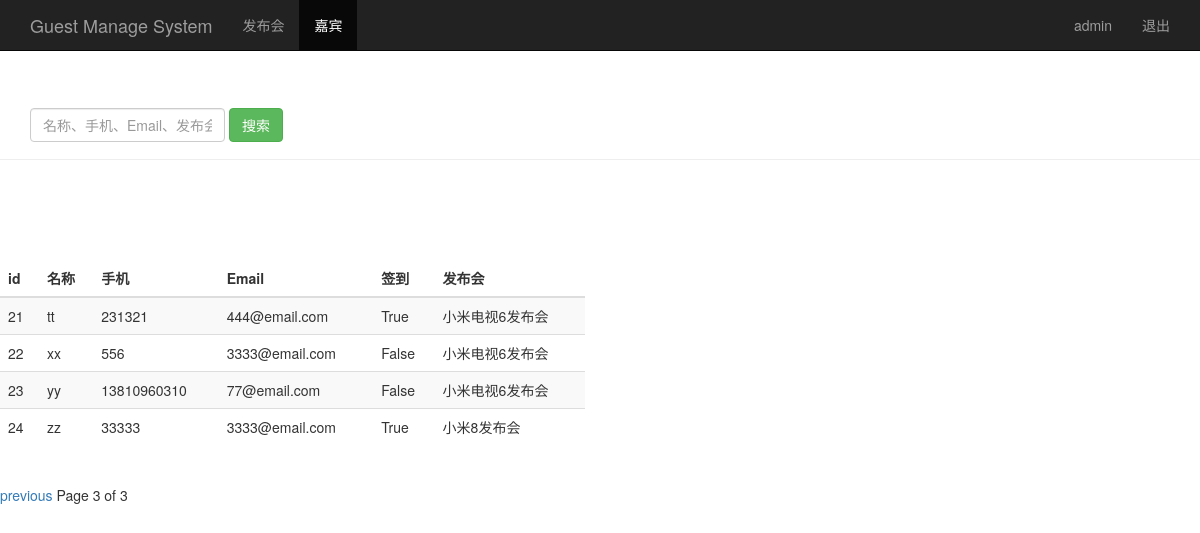
Page /guest_manage/?page=3&search_text= (signed in) on the earlier database version.
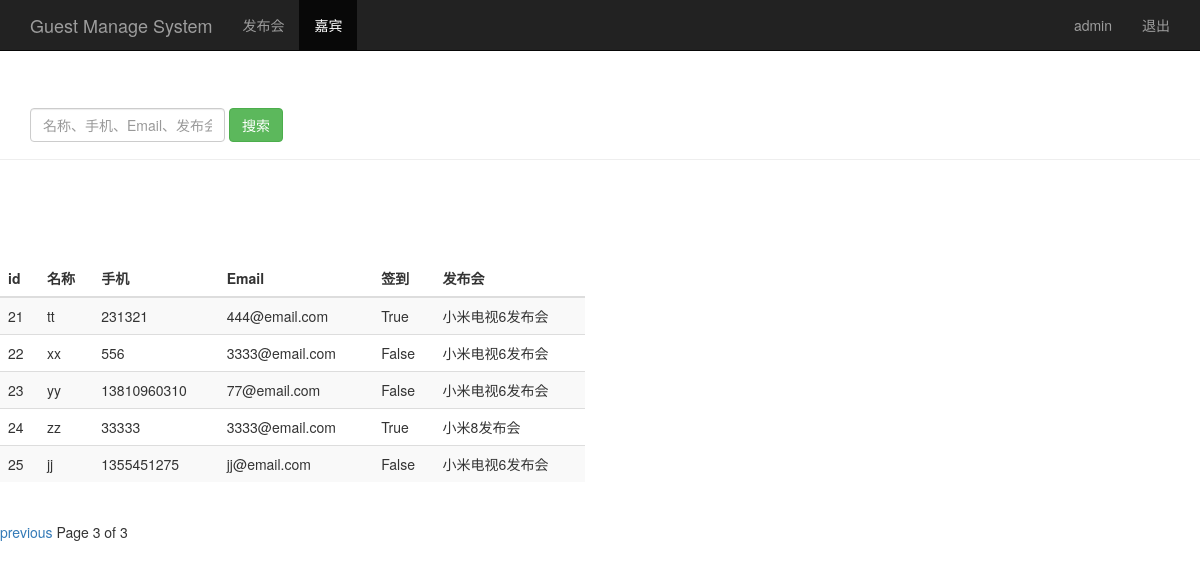
Same page on the later database version.
### sign/models.py (models this page shows, shortened)
class Guest(models.Model):
    event = models.ForeignKey(Event)  # 关联发布会 id
    realname = models.CharField(max_length=64)  # 姓名
    phone = models.CharField(max_length=16)  # 手机号
    email = models.EmailField()  # 邮箱
    sign = models.BooleanField()  # 签到状态
    create_time = models.DateTimeField(auto_now=True)  # 创建时间（自动获取当前时间）
    class Meta:
        unique_together = ('event', 'phone')

class Event(models.Model):
    name = models.CharField(max_length=100)  # 发布会标题
    limit = models.IntegerField()  # 参加人数
    status = models.BooleanField()  # 状态
    address = models.CharField(max_length=200)  # 地址
    start_time = models.DateTimeField('event time')  # 发布会时间
    create_time = models.DateTimeField(auto_now=True)  # 创建时间（自动获取当前时间）
    def __str__(self):
        return self.name

### sign/views.py (the view)
# urls.py: url(r'^guest_manage/$',views.guest_manage),
@login_required
def guest_manage(request):
    username = request.session.get('user', '')  # 读取浏览器 session
    guest_list = Guest.objects.all()
    paginator = Paginator(guest_list, 10)
    page = request.GET.get('page')
    try:
        contacts = paginator.page(page)
    except PageNotAnInteger:
        contacts = paginator.page(1)
    except EmptyPage:
        contacts = paginator.page(paginator.num_pages)
    return render(request, 'guest_manage.html', {'user': username, 'guests': contacts})

### templates/guest_manage.html (shortened to what this page needs)
<!DOCTYPE html>
<html lang="en">
<head>
    {% load bootstrap3 %}
    {% bootstrap_css %}
</head>
<body>
    <nav class="navbar navbar-inverse navbar-fixed-top">
        <div class="container">
            <div class="navbar-header">
                <a class="navbar-brand" href="/event_manage/">Guest Manage System</a>
            </div>
            <div id="navbar" class="collapse navbar-collapse">
                <ul class="nav navbar-nav">
                    <li><a href="/event_manage/">发布会</a></li>
                    <li class="active"><a href="#">嘉宾</a></li>
                </ul>
                <ul class="nav navbar-nav navbar-right">
                    <li><a href="#">{{ user }}</a></li>
                    <li><a href="/logout/">退出</a></li>
                </ul>
            </div>
        </div>
    </nav>
    <div class="page-header" style="padding-top: 60px">
        <div id="navbar" class="navbar-collapse collapse">
            <form class="navbar-form" method="get" action="/search_guest_text/">
                <div class="form-group">
                    <input name="search_text" type="text" placeholder="名称、手机、Email、发布会" class="form-control" value="{{ search_text }}">
                </div>
                <button type="submit" class="btn btn-success">搜索</button>
            </form>
        </div>
    </div>
    <div class="row" style="padding-top: 80px">
        <div class="col-md-6">
            <table class="table table-striped">
                <thead>
                    <tr>
                        <th>id</th><th>名称</th><th>手机</th><th>Email</th><th>签到</th><th>发布会</th>
                    </tr>
                </thead>
                <tbody>
                    {% for guest in guests %}
                        <tr>
                            <td>{{ guest.id }}</td>
                            <td>{{ guest.realname }}</td>
                            <td>{{ guest.phone }}</td>
                            <td>{{ guest.email }}</td>
                            <td>{{ guest.sign }}</td>
                            <td>{{ guest.event }}</td>
                        </tr>
                    {% endfor %}
                </tbody>
            </table>
        </div>
    </div>
    <div class="pagination">
        <span class="step-links">
            {% if guests.has_previous %}
                <a href="?page={{ guests.previous_page_number }}&search_text={{ search_text }}">previous</a>
            {% endif %}
            <span class="current">
                Page {{ guests.number }} of {{ guests.paginator.num_pages }}
            </span>
        </span>
    </div>
</body>
</html>

Differences in the rows shown:
added Guest: id "25", realname "jj", phone "1355451275", email "jj@email.com", sign "False", event "小米电视6发布会"
